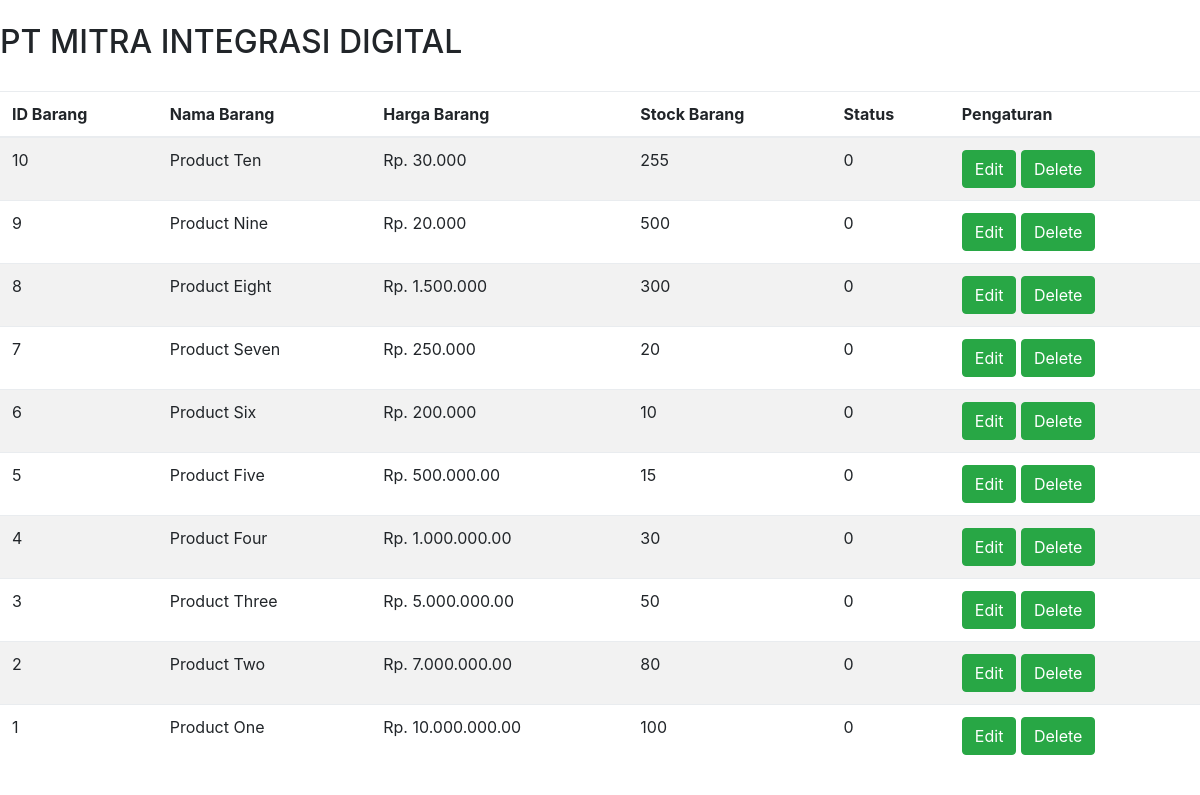
Page /adminis/master_daftar_penjualan.php on the committed database.
### tables this page shows
CREATE TABLE `penjualan` (
  `id_barang` int(10) NOT NULL,
  `nama_barang` varchar(30) NOT NULL,
  `harga_barang` varchar(20) NOT NULL,
  `stock_barang` varchar(50) NOT NULL,
  `status` int(25) NOT NULL
);

### adminis/master_daftar_penjualan.php (the view, shortened to what this page needs)
<?php
require_once("../config.php");
?>
<html>
<head>
	<link rel="stylesheet" href="../css/bootstrap.min.css" />
</head>
</head>
<body>
<?php
	$pdo_statement = $db->prepare("SELECT * FROM penjualan ORDER BY id_barang DESC");
	$pdo_statement->execute();
	$result = $pdo_statement->fetchAll();
?>
<div class="header">
	<br>
				<h2>PT MITRA INTEGRASI DIGITAL</h2>
		</div>
		<br>
		<div class="table-responsive">
		<table class="table table-striped table-hover">
				<thead>
				<tr>
						<th>ID Barang</th>
						<th>Nama Barang </th>
						<th>Harga Barang</th>
						<th>Stock Barang</th>
						<th>Status</th>
						<th>Pengaturan</th>
				</tr>
				</thead>
	<?php
	if(!empty($result)) {
		foreach($result as $row) {
	?>
	  <tr class="table-row">
		<td><?php echo $row["id_barang"]; ?></td>
		<td><?php echo $row["nama_barang"]; ?></td>
		<td><?php echo $row["harga_barang"]; ?></td>
		<td><?php echo $row["stock_barang"]; ?></td>
		<td><?php echo $row["status"]; ?></td>
		<td>
			<a class="ajax-action-links" href='master_barang_edit.php?id_barang=<?php echo $row['id_barang'];
			?>'><button class='btn btn-success' title="Delete">Edit</button></a>
			<a class="ajax-action-links" href='master_barang_delete.php?id_barang=<?php echo $row['id_barang'];
			?>'><button class='btn btn-success' title="Delete">Delete</button></a></td>
	  </tr>
    <?php
		}
	}
	?>
</table>
</body>
</html>

### rows in the picture
penjualan: id_barang "10", nama_barang "Product Ten", harga_barang "Rp. 30.000", stock_barang "255", status "0"
penjualan: id_barang "9", nama_barang "Product Nine", harga_barang "Rp. 20.000", stock_barang "500", status "0"
penjualan: id_barang "8", nama_barang "Product Eight", harga_barang "Rp. 1.500.000", stock_barang "300", status "0"
penjualan: id_barang "7", nama_barang "Product Seven", harga_barang "Rp. 250.000", stock_barang "20", status "0"
penjualan: id_barang "6", nama_barang "Product Six", harga_barang "Rp. 200.000", stock_barang "10", status "0"
penjualan: id_barang "5", nama_barang "Product Five", harga_barang "Rp. 500.000.00", stock_barang "15", status "0"
penjualan: id_barang "4", nama_barang "Product Four", harga_barang "Rp. 1.000.000.00", stock_barang "30", status "0"
penjualan: id_barang "3", nama_barang "Product Three", harga_barang "Rp. 5.000.000.00", stock_barang "50", status "0"
penjualan: id_barang "2", nama_barang "Product Two", harga_barang "Rp. 7.000.000.00", stock_barang "80", status "0"
penjualan: id_barang "1", nama_barang "Product One", harga_barang "Rp. 10.000.000.00", stock_barang "100", status "0"
